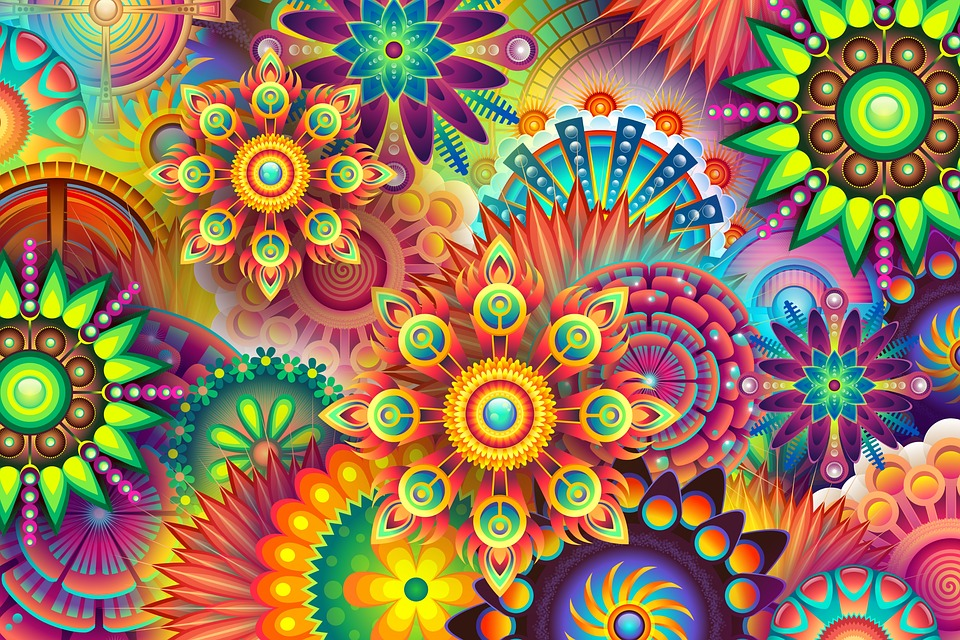
//> input picture images/color.jpg, 960 x 640 px
$ ./warpTriangle ../images/color.jpg   (built with g++ and OpenCV 4)
//> lines starting //> are read from the running program, lines starting //| are printed output that depends on the picture; after the words box and inside, x2 and y2 are one past the last pixel; in counts of white or black regions, pixels touching at a corner belong together
//> further down, imgIn is the input picture: 640 rows x 960 cols, CV_8UC3; mean B, G, R 86.1, 119.1, 150.8
/*
 * Copyright (c) 2016 Satya Mallick <spmallick@learnopencv.com>
 * All rights reserved. No warranty, explicit or implicit, provided.
 */

#include <opencv2/opencv.hpp>
#include <stdlib.h>

using namespace cv;
using namespace std;

// Warps and alpha blends triangular regions from img1 and img2 to img
void warpTriangle(Mat &img1, Mat &img2, vector<Point2f> tri1, vector<Point2f> tri2)
{
    // Find bounding rectangle for each triangle
    Rect r1 = boundingRect(tri1);
    Rect r2 = boundingRect(tri2);

    // Offset points by left top corner of the respective rectangles
    vector<Point2f> tri1Cropped, tri2Cropped;
    vector<Point> tri2CroppedInt;
    for(int i = 0; i < 3; i++)
    {
        tri1Cropped.push_back( Point2f( tri1[i].x - r1.x, tri1[i].y -  r1.y) );
        tri2Cropped.push_back( Point2f( tri2[i].x - r2.x, tri2[i].y - r2.y) );

        // fillConvexPoly needs a vector of Point and not Point2f
        tri2CroppedInt.push_back( Point((int)(tri2[i].x - r2.x), (int)(tri2[i].y - r2.y)) );

    }

    // Apply warpImage to small rectangular patches
    Mat img1Cropped;
    img1(r1).copyTo(img1Cropped);
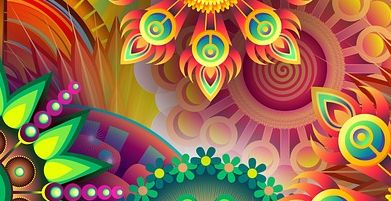
//> img1Cropped: 201 rows x 391 cols, CV_32FC3; mean B, G, R 0.289, 0.421, 0.61

    // Given a pair of triangles, find the affine transform.
    Mat warpMat = getAffineTransform( tri1Cropped, tri2Cropped );

    // Apply the Affine Transform just found to the src image
    Mat img2Cropped = Mat::zeros(r2.height, r2.width, img1Cropped.type());
    warpAffine( img1Cropped, img2Cropped, warpMat, img2Cropped.size(), INTER_LINEAR, BORDER_REFLECT_101);
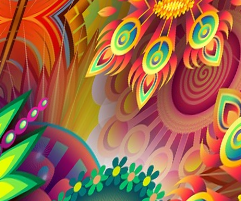
//> img2Cropped: 201 rows x 241 cols, CV_32FC3; mean B, G, R 0.28, 0.409, 0.62

    // Get mask by filling triangle
    Mat mask = Mat::zeros(r2.height, r2.width, CV_32FC3);
    fillConvexPoly(mask, tri2CroppedInt, Scalar(1.0, 1.0, 1.0), 16, 0);
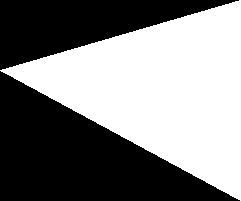
//> mask: 201 rows x 241 cols, CV_32FC3; values 0 (black) and 1 (white), 50.2% white; 2 black regions, box (x1, y1, x2, y2) and area: (0, 71, 240, 201) 15670, (0, 0, 239, 70) 8440

    // Copy triangular region of the rectangular patch to the output image
    multiply(img2Cropped,mask, img2Cropped);
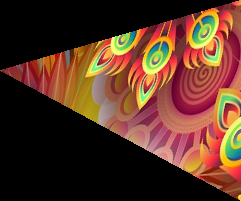
//> img2Cropped: 201 rows x 241 cols, CV_32FC3; mean B, G, R 0.14, 0.202, 0.343
    multiply(img2(r2), Scalar(1.0,1.0,1.0) - mask, img2(r2));
    img2(r2) = img2(r2) + img2Cropped;
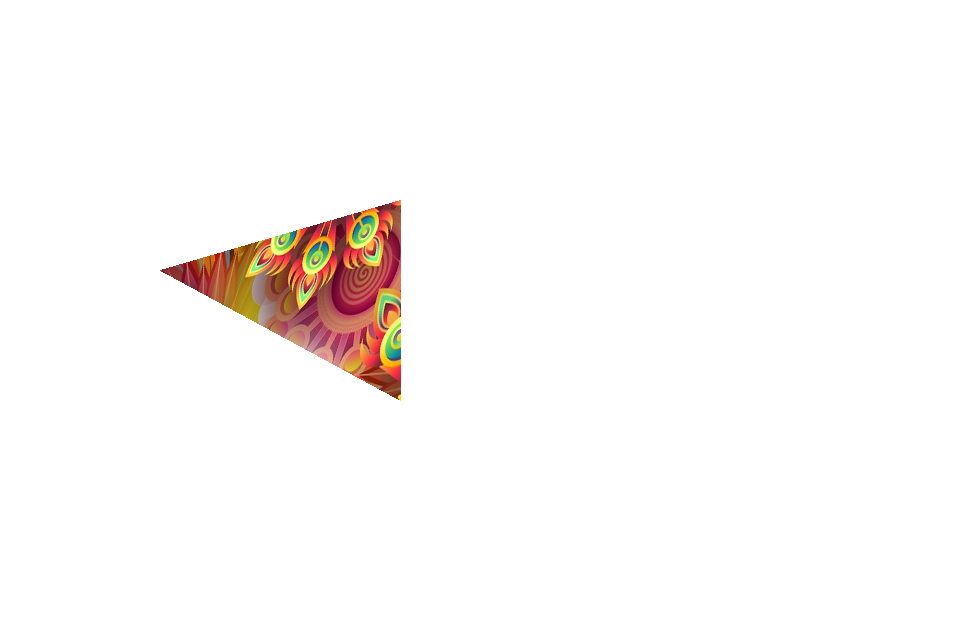
//> img2: 640 rows x 960 cols, CV_32FC3; mean B, G, R 0.971, 0.976, 0.987

}

int main( int argc, char** argv)
{
    // Read input image and convert to float
    Mat imgIn = imread(argv[1]);
    imgIn.convertTo(imgIn, CV_32FC3, 1/255.0);

    // Output image is set to white
    Mat imgOut = Mat::ones(imgIn.size(), imgIn.type());
    imgOut = Scalar(1.0,1.0,1.0);

    // Input triangle
    vector <Point2f> triIn;
    triIn.push_back(Point2f(360,200));
    triIn.push_back(Point2d(60,250));
    triIn.push_back(Point2f(450,400));

    // Output triangle
    vector <Point2f> triOut;
    triOut.push_back(Point2f(400,200));
    triOut.push_back(Point2f(160,270));
    triOut.push_back(Point2f(400,400));

    // Warp all pixels inside input triangle to output triangle
    warpTriangle(imgIn, imgOut, triIn, triOut);

    // Draw triangle on the input and output image.

    // Convert back to uint because OpenCV antialiasing
    // does not work on image of type CV_32FC3

    imgIn.convertTo(imgIn, CV_8UC3, 255.0);
    imgOut.convertTo(imgOut, CV_8UC3, 255.0);

    // Draw triangle using this color
    Scalar color = Scalar(255, 150, 0);

    // cv::polylines needs vector of type Point and not Point2f
    vector <Point> triInInt, triOutInt;
    for(int i=0; i < 3; i++)
    {
        triInInt.push_back(Point(triIn[i].x,triIn[i].y));
        triOutInt.push_back(Point(triOut[i].x,triOut[i].y));
    }

    // Draw triangles in input and output images
    polylines(imgIn, triInInt, true, color, 2, 16);
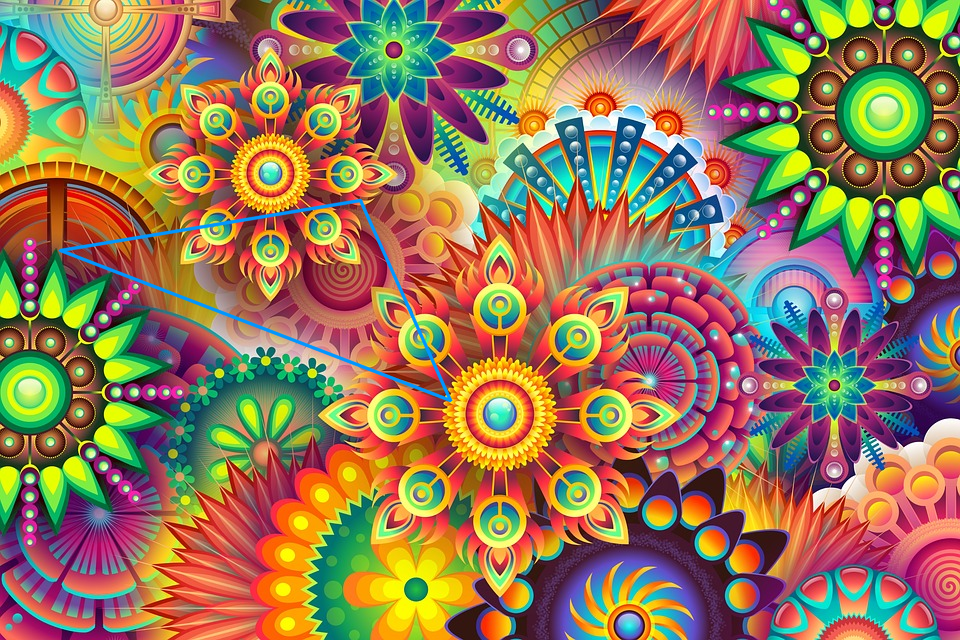
//> imgIn: 640 rows x 960 cols, CV_8UC3; 0.74% of pixels changed, all inside (x1, y1, x2, y2) = (58, 198, 453, 403)
    polylines(imgOut, triOutInt, true, color, 2, 16);
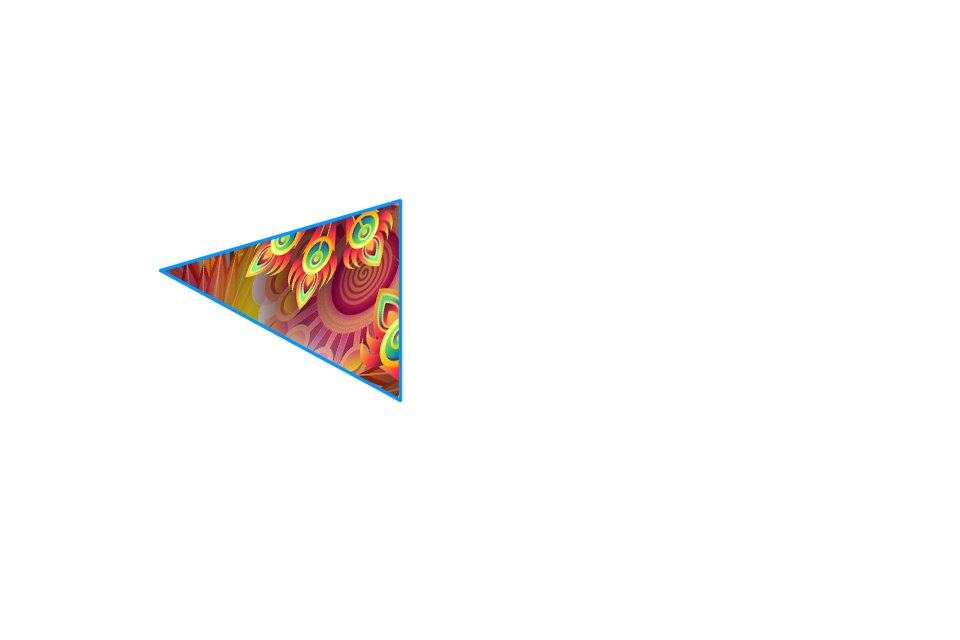
//> imgOut: 640 rows x 960 cols, CV_8UC3; mean B, G, R 248.2, 248.9, 251

    imshow("Input", imgIn);
    imshow("Output", imgOut);
    waitKey(0);

    return 0;
}
